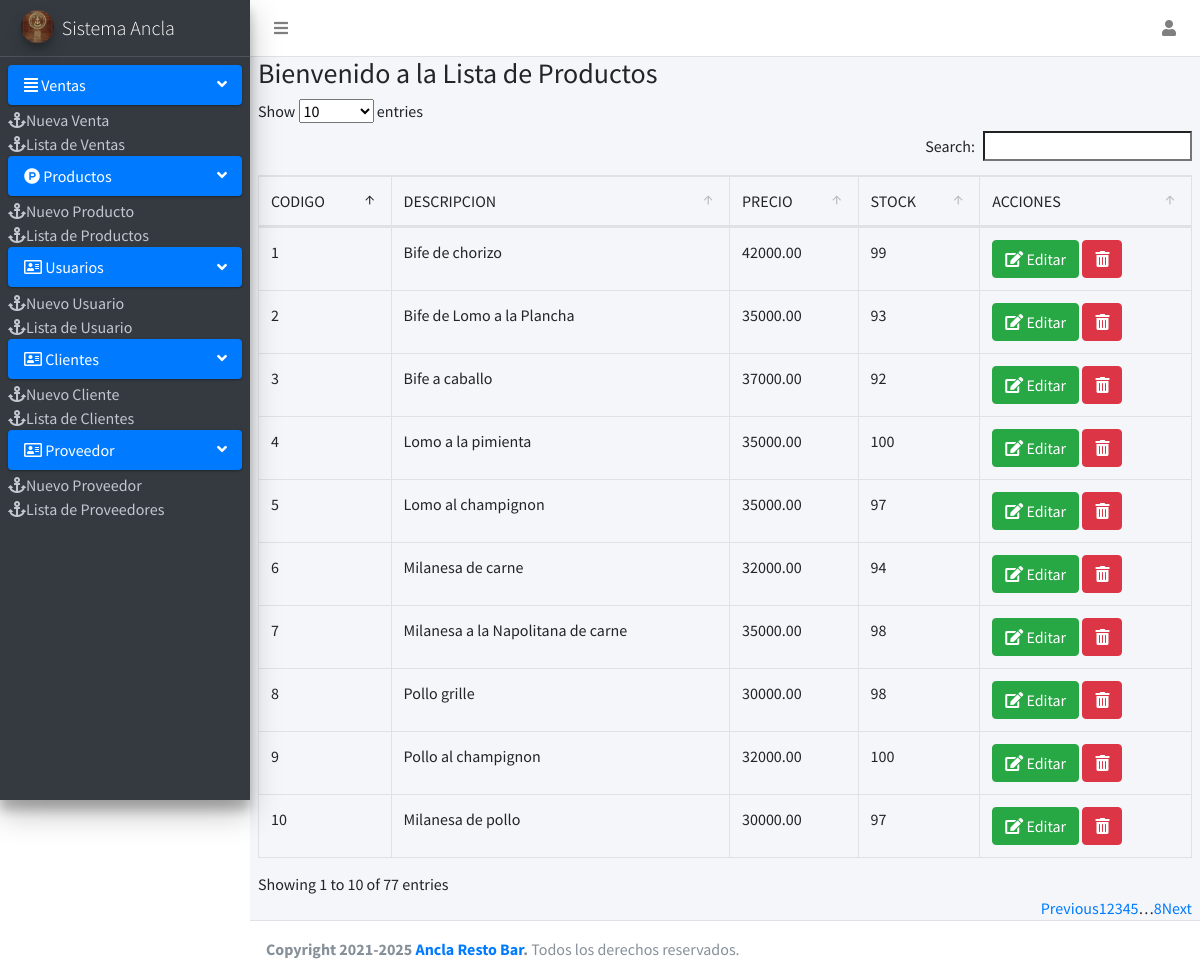
The app's page /Sistema_ANCLA/Pagina/Productos/productos.php (signed in) with its own data.
### tables this page shows
CREATE TABLE `producto` (
  `codproducto` int(11) NOT NULL,
  `descripcion` varchar(255) NOT NULL,
  `proveedor` int(11) NOT NULL,
  `precio` decimal(10,2) NOT NULL,
  `existencia` int(255) NOT NULL,
  `usuario_id` int(11) NOT NULL
);

### Sistema_ANCLA/Pagina/Productos/productos.php (the view, shortened to what this page needs)
<?php
include "../menu/cabezera.php";?>
<div class="content-wrapper">
  <section class="content">
    <div class="row" id="contenido_principal">
  <div class="col-md-12">
    <div class="box box-warning box-solid">
     <div class="box-header with-border">
     <h3 class="box-title">Bienvenido a la Lista de Productos</h3>
     </div>
     </div>
<div class="box-body">
<table  id="table" class="table  table-bordered .table-striped thead-dark" style="width:100%">
  <thead>
  <tr>
  <td>CODIGO</td>
  <td>DESCRIPCION</td>
  <td>PRECIO</td>
  <td>STOCK</td>
  <td>ACCIONES</td>
  </tr>
  </thead>
  <tbody>
  <?php
  include "../../conexion.php";
  $query = mysqli_query($conexion, "SELECT * FROM producto");
  $result = mysqli_num_rows($query);
  if ($result>0)
  {
  while ($data=mysqli_fetch_array($query))
  {
  ?>
  <tr>
  <td><?php echo $data['codproducto'];?></td>
  <td><?php echo $data['descripcion'];?></td>
  <td><?php echo $data['precio']; ?></td>
  <td><?php echo $data['existencia'];?></td>
  <td>
    <a href="editar_producto.php?id=<?php echo $data['codproducto']; ?>" class="btn btn-success"><i class='fas fa-edit'></i> Editar</a>
    <form action="eliminar_producto.php?id=<?php echo $data['codproducto']; ?>" method="post" class="confirmar d-inline">
  <button class="btn btn-danger" type="submit"><i class='fas fa-trash-alt'></i> </button>
  </form>
    </div>
   </td>
  </tr>
  <?php }
  } ?>
<?php
include "../menu/footer.php";
?>

### Sistema_ANCLA/Pagina/menu/cabezera.php (shortened to what this page needs)
<!DOCTYPE html>
<html lang="en">
<head>
  <link rel="stylesheet" href="../../Plantilla/plugins/fontawesome-free/css/all.min.css">
  <link rel="stylesheet" href="../../Plantilla/datatables/DataTable/css/dataTables.bootstrap4.min.css">
  <link rel="stylesheet" href="../../Plantilla/datatables/DataTable/css/dataTables.bootstrap.min.css">
  <link rel="stylesheet" href="../../Plantilla/plugins/icheck-bootstrap/icheck-bootstrap.min.css">
  <link rel="stylesheet" href="../../Plantilla/dist/css/adminlte.min.css">
  <link rel="stylesheet" href="../../Plantilla/plugins/daterangepicker/daterangepicker.css">
</head>
<body class="hold-transition sidebar-mini layout-fixed">
<div class="wrapper">
  <nav class="main-header navbar navbar-expand navbar-white navbar-light">
    <ul class="navbar-nav">
    <li class="nav-item">
    <a class="nav-link" data-widget="pushmenu" href="#" role="button"><i class="fas fa-bars"></i></a>
    </li>
    </ul>
    <ul class="navbar-nav ml-auto">
      <li class="nav-item dropdown">
      <a class="nav-link" data-toggle="dropdown" href="#">
      <i class="fa fa-user"></i>
      </a>
      </div>
  <aside class="main-sidebar sidebar-dark-primary elevation-4">
    <a href="../menu/menu.php" class="brand-link">
      <img src="../../Plantilla/dist/img/user9-160x160.jpg" alt="AdminLTE Logo" class="brand-image img-circle elevation-3" style="opacity: .8">
      <span class="brand-text font-weight-light">Sistema Ancla</span>
    </a>
    <div class="sidebar">
      <nav class="mt-2">
      <ul class="nav nav-pills nav-sidebar flex-column" data-widget="treeview" role="menu" data-accordion="false">
      <li class="nav-item menu-open">
      <a href="#" class="nav-link active">
      <i class="fas fa-align-justify"></i>
      <p>
      Ventas
      <i class="right fas fa-angle-left"></i>
      </p>
      </a>
      <ul class="nav nav-treeview">
      <li class="nav-item">
      <a href="../Ventas/Nuevaventa.php">
      <i class="fas fa-anchor"></i></i><span >Nueva Venta</span>
      </a>
      </li>
      <li class="nav-item">
      <a href="../Ventas/Ventas.php">
      <i class="fas fa-anchor"></i></i><span>Lista de Ventas</span>
      </a>
      </li>
      </ul>
      </li>
      <li class="nav-item menu-open">
      <a href="#" class="nav-link active">
      <i class="fab fa-product-hunt"></i>
      <p>
       Productos
      <i class="right fas fa-angle-left"></i>
      </p>
      </a>
      <ul class="nav nav-treeview">
      <li class="nav-item">
      <a href="../Productos/nuevoproducto.php">
      <i class="fas fa-anchor"></i></i><span>Nuevo Producto</span>
      </a>
      </li>
      <li class="nav-item">
      <a href="../Productos/productos.php">
      <i class="fas fa-anchor"></i><span>Lista de Productos</span>
      </a>
      </li>
      </ul>
      </li>
      <li class="nav-item menu-open">
      <a href="#" class="nav-link active">
      <i class="far fa-address-card"></i>
      <p>
      Usuarios
      <i class="right fas fa-angle-left"></i>
      </p>
      </a>
      <ul class="nav nav-treeview">
      <li class="nav-item">
      <a href="../Usuarios/registro_usuario.php">
      <i class="fas fa-anchor"></i></i><span>Nuevo Usuario</span>
      </a>
      </li>
      <li class="nav-item">
      <a href="../Usuarios/lista_usuarios.php">
      <i class="fas fa-anchor"></i><span>Lista de Usuario</span>
      </a>
      </li>
      </ul>
      </li>
      <li class="nav-item menu-open">
      <a href="#" class="nav-link active">
      <i class="far fa-address-card"></i>
      <p>
       Clientes
      <i class="right fas fa-angle-left"></i>
      </p>
      </a>
      <ul class="nav nav-treeview">
      <li class="nav-item">
      <a href="../Cliente/registro_cliente.php">
      <i class="fas fa-anchor"></i></i><span>Nuevo Cliente</span>
      </a>
      </li>
      <li class="nav-item">
      <a href="../Cliente/lista_clientes.php">
      <i class="fas fa-anchor"></i><span>Lista de Clientes</span>
      </a>
      </li>
      </ul>
      </li>
       <li class="nav-item menu-open">
      <a href="#" class="nav-link active">
        <i class="far fa-address-card"></i>
        <p>
          Proveedor
        <i class="right fas fa-angle-left"></i>
        </p>
        </a>
        <ul class="nav nav-treeview">
        <li class="nav-item">
        <a href="../Proveedores/registro_proveedores.php"">
        <i class="fas fa-anchor"></i></i><span>Nuevo Proveedor</span>
        </a>
        </li>
        <li class="nav-item">
        <a href="../Proveedores/lista_proveedores.php"">
        <i class="fas fa-anchor"></i><span>Lista de Proveedores</span>
        </a>
        </li>
        </ul>
  </li>
</ul>
</nav>
</div>
</aside>

### Sistema_ANCLA/Pagina/menu/footer.php (shortened to what this page needs)
<footer class="main-footer">
    <strong>Copyright 2021-2025 <a href="">Ancla Resto Bar</a>.</strong>
    Todos los derechos reservados.
  </footer>
</body>
</html>

### records on screen
producto: codproducto "1", descripcion "Bife de chorizo", precio "42000.00", existencia "99"
producto: codproducto "2", descripcion "Bife de Lomo a la Plancha", precio "35000.00", existencia "93"
producto: codproducto "3", descripcion "Bife a caballo", precio "37000.00", existencia "92"
producto: codproducto "4", descripcion "Lomo a la pimienta", precio "35000.00", existencia "100"
producto: codproducto "5", descripcion "Lomo al champignon", precio "35000.00", existencia "97"
producto: codproducto "6", descripcion "Milanesa de carne", precio "32000.00", existencia "94"
producto: codproducto "7", descripcion "Milanesa a la Napolitana de carne", precio "35000.00", existencia "98"
producto: codproducto "8", descripcion "Pollo grille", precio "30000.00", existencia "98"
producto: codproducto "9", descripcion "Pollo al champignon", precio "32000.00", existencia "100"
producto: codproducto "10", descripcion "Milanesa de pollo", precio "30000.00", existencia "97"
